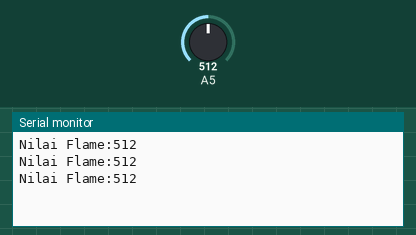
This sketch was run on a simulated Arduino Uno, built for the host (arithmetic inside an expression is 32-bit, double 64-bit). Parts: the last lines printed to the serial monitor. The test bench sets the inputs (shaded band); at power-on: A5 = 512.

Above: at 1.3 s.
1.4 s: A5 set to 716
At 1.9 s:
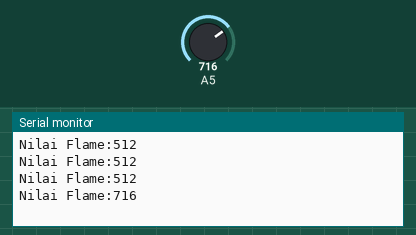
2.9 s: A5 set to 900
At 3.4 s:
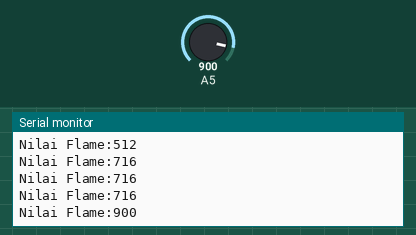
Timing chart, 0 to 5.9 s (numbered marks = the images above; inputs shaded):
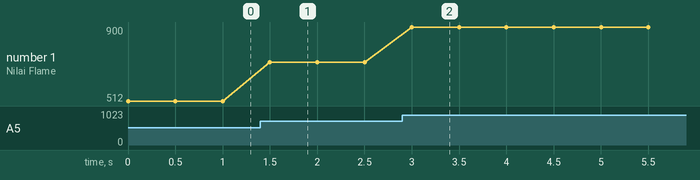

Measured:
- after the input at 1.4 s, the serial monitor: prints a new line after 0.10 s (image 1)
- after the input at 2.9 s, the serial monitor: prints a new line after 0.10 s (image 2)
- plotted number 1: 512 → 716 after the input at 1.4 s, 716 → 900 after the input at 2.9 s

The sketch:

3._Sensor_Flame.ino
```cpp
/*/
 * A9  to RX USBTTL
 * A10 to TX USBTTL
 * Tekan Reset sebelum Upload
 * Pilih Board    :fake STM32F10
 * Upload methode :Serial
 */
//Inisialisasi pembuatan variable
int sensorFlame =PA5;

void setup() {
  //Menentukan Fungsionalitas dari PIN pada Microcontroller
  Serial.begin(115200); //baudrate yang digunakan untuk komunikasi microcontroller dengan komputer
  pinMode(sensorFlame,INPUT);
}

void loop() {
  //Program yang akan dijalankan berulang-ulang
  int bacaFlame=analogRead(sensorFlame); //Membaca Nilai Flame

  //Print ke Serial Monitor
  Serial.print("Nilai Flame:");
  Serial.print(bacaFlame);
  Serial.println();
  delay(500); //Jeda waktu perulagan seama 500 mili detik
}
```
